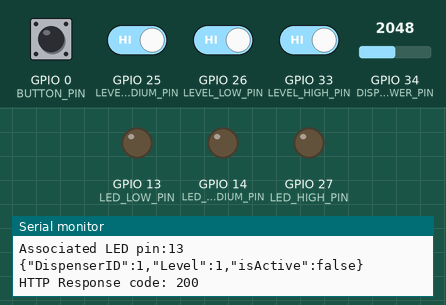
Recording of a sketch running on a simulated ESP32. Parts: output pins drawn as LEDs (lit = HIGH), the last lines printed to the serial monitor. Dashed ring = blinking. The inputs (shaded band) are chosen by the test bench; at power-on: GPIO 0 (BUTTON_PIN), GPIO 25 (LEVEL_MEDIUM_PIN), GPIO 26 (LEVEL_LOW_PIN), GPIO 33 (LEVEL_HIGH_PIN) HIGH, GPIO 34 (DISPENSER_POWER_PIN) = 2048. WiFi joins after 1.5 s; servers stay silent unless stated; uploads are accepted with an empty reply.

Above: at 2.7 s.
2.8 s: GPIO 25 (LEVEL_MEDIUM_PIN) driven LOW
At 4.3 s:
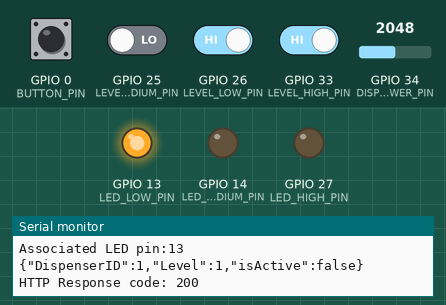
6.2 s: GPIO 26 (LEVEL_LOW_PIN) driven LOW
At 13.4 s:
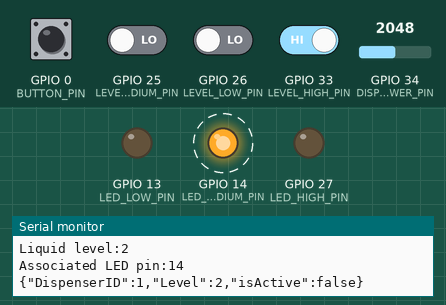
14.2 s: GPIO 33 (LEVEL_HIGH_PIN) driven LOW
At 17.2 s:
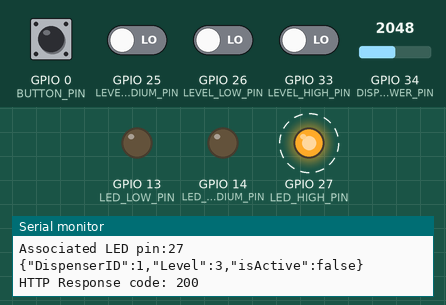
22.2 s: GPIO 34 (DISPENSER_POWER_PIN) set to 2866
25.7 s: GPIO 25 (LEVEL_MEDIUM_PIN) driven HIGH
At 29.3 s:
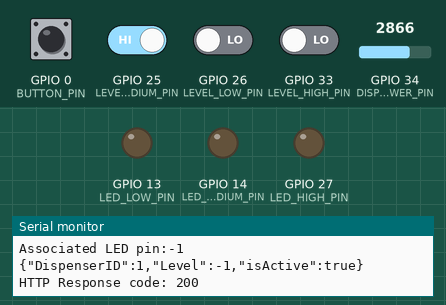
29.7 s: GPIO 33 (LEVEL_HIGH_PIN) driven HIGH
At 33.1 s:
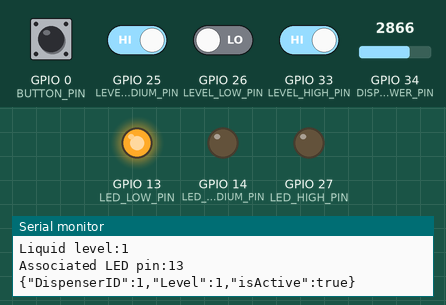
Timing chart, 0 to 34.6 s (numbered marks = the images above; inputs shaded):
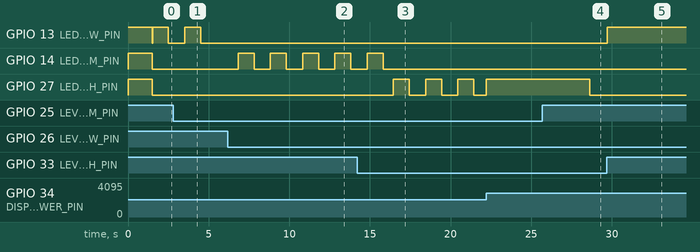

The sketch:

esp32.ino
```cpp
// If using HTTP (e.g. via the local backend server), comment out the HTTPS_MODE definition below
#define HTTPS_MODE

#include <Arduino_JSON.h>

#include <WiFi.h>
#include <WiFiClientSecure.h>
#include <HTTPClient.h>

#define PinStatus int

const int DISPENSER_ID = 1;

const char* ssid = "alco-OL";
const char* password = "stayhydrated145";

#ifdef HTTPS_MODE
String serverName = "https://alco-ol-backend.netlify.app/.netlify/functions/api";
#else
// IMPORTANT NOTE: Change the IP address to the IP of the computer running the server (NOT the gateway/hostpost connection)
String serverName = "http://192.168.10.20:5000";
#endif
const char* rootCACertificate = \
"-----BEGIN CERTIFICATE-----\n" \
"MIIDrzCCApegAwIBAgIQCDvgVpBCRrGhdWrJWZHHSjANBgkqhkiG9w0BAQUFADBh\n" \
"MQswCQYDVQQGEwJVUzEVMBMGA1UEChMMRGlnaUNlcnQgSW5jMRkwFwYDVQQLExB3\n" \
"d3cuZGlnaWNlcnQuY29tMSAwHgYDVQQDExdEaWdpQ2VydCBHbG9iYWwgUm9vdCBD\n" \
"QTAeFw0wNjExMTAwMDAwMDBaFw0zMTExMTAwMDAwMDBaMGExCzAJBgNVBAYTAlVT\n" \
"MRUwEwYDVQQKEwxEaWdpQ2VydCBJbmMxGTAXBgNVBAsTEHd3dy5kaWdpY2VydC5j\n" \
"b20xIDAeBgNVBAMTF0RpZ2lDZXJ0IEdsb2JhbCBSb290IENBMIIBIjANBgkqhkiG\n" \
"9w0BAQEFAAOCAQ8AMIIBCgKCAQEA4jvhEXLeqKTTo1eqUKKPC3eQyaKl7hLOllsB\n" \
"CSDMAZOnTjC3U/dDxGkAV53ijSLdhwZAAIEJzs4bg7/fzTtxRuLWZscFs3YnFo97\n" \
"nh6Vfe63SKMI2tavegw5BmV/Sl0fvBf4q77uKNd0f3p4mVmFaG5cIzJLv07A6Fpt\n" \
"43C/dxC//AH2hdmoRBBYMql1GNXRor5H4idq9Joz+EkIYIvUX7Q6hL+hqkpMfT7P\n" \
"T19sdl6gSzeRntwi5m3OFBqOasv+zbMUZBfHWymeMr/y7vrTC0LUq7dBMtoM1O/4\n" \
"gdW7jVg/tRvoSSiicNoxBN33shbyTApOB6jtSj1etX+jkMOvJwIDAQABo2MwYTAO\n" \
"BgNVHQ8BAf8EBAMCAYYwDwYDVR0TAQH/BAUwAwEB/zAdBgNVHQ4EFgQUA95QNVbR\n" \
"TLtm8KPiGxvDl7I90VUwHwYDVR0jBBgwFoAUA95QNVbRTLtm8KPiGxvDl7I90VUw\n" \
"DQYJKoZIhvcNAQEFBQADggEBAMucN6pIExIK+t1EnE9SsPTfrgT1eXkIoyQY/Esr\n" \
"hMAtudXH/vTBH1jLuG2cenTnmCmrEbXjcKChzUyImZOMkXDiqw8cvpOp/2PV5Adg\n" \
"06O/nVsJ8dWO41P0jmP6P6fbtGbfYmbW0W5BjfIttep3Sp+dWOIrWcBAI+0tKIJF\n" \
"PnlUkiaY4IBIqDfv8NZ5YBberOgOzW6sRBc4L0na4UU+Krk2U886UAb3LujEV0ls\n" \
"YSEY1QSteDwsOoBrp+uvFRTp2InBuThs4pFsiv9kuXclVzDAGySj4dzp30d8tbQk\n" \
"CAUw7C29C79Fv1C5qfPrmAESrciIxpg0X40KPMbp1ZWVbd4=\n" \
"-----END CERTIFICATE-----\n";

// Indicates if sending POST failed (for any reason)
bool hasPostError = false;
// Only retry sending of POST after 200ms
const unsigned long postRetryDelay = 1000;

unsigned long lastPostTime = 0;
// Set timer to 3 seconds (3000ms) for debugging
// TODO: Set to actual interval for deployment (e.g. 10 minutes)
unsigned long postInterval = 3*1000;

// NOTE: Pin 0 is connected to "Boot" button in ESP32
const int BUTTON_PIN = 0;
PinStatus lastButtonState = 0;
unsigned long lastButtonCheckTime = 0;
// Only check button state every 200ms
unsigned long buttonCheckInterval = 100;
// isLevelReadRequested is set to true when we want to re-check dispenser level ahead of scheduled POST
// initialized to true so that liquid level is taken and POST is sent at system boot
bool isLevelReadRequested = true;

const int LEVEL_LOW = 1;
const int LEVEL_MEDIUM = 2;
const int LEVEL_HIGH = 3;

const int LEVEL_LOW_PIN = 26;
const int LEVEL_MEDIUM_PIN = 25;
const int LEVEL_HIGH_PIN = 33;

const int LED_LOW_PIN = 13;
const int LED_MEDIUM_PIN = 14;
const int LED_HIGH_PIN = 27;
unsigned long levelLedPin = -1;   // pin of LED which should be enabled

// The amount of time an LED stays on (3 seconds per cycle)
const unsigned long ledOnDuration = 3*1000;
// Amount of time before LED turns on again (3 seconds)
const unsigned long ledOnInterval = 3*1000;
const unsigned long ledCycleTime = ledOnDuration + ledOnInterval;
unsigned long lastLedOnTime = 0;

const unsigned long errorLedOnDuration = 1*1000;
const unsigned long errorLedOnInterval = 2*1000;
const unsigned long errorLedCycleTime = errorLedCycleTime + errorLedOnInterval;

// When we get a -1 reading, retry for a few times before sending data
const int LEVEL_ERROR_RETRY = 5;
// TODO: Set to actual interval for deployment (e.g. 100ms)
unsigned long levelRetryInterval = 1*1000;
unsigned long lastLevelReadTime = 0;
int numLevelErrors = 0;

const int DISPENSER_POWER_PIN = 34;
const float DISPENSER_INACTIVE_VOLTAGE = 2.0;

// The ESP32 GPIO pins have a max voltage input of 3.3V
// The ESP32 has 12-bits resolution for analog values; 2^12 = 4096
const float ESP32_GPIO_VOLTAGE = 3.3;
const int ESP32_ANALOG_MAX = 4096;
bool isDispenserActive;

// For resetting arduino when wifi is disconnected
void(* resetFunc) (void) = 0;

const int getCurrentLiquidLevel() {
  // Get readings for each level output pin
  // NOTE: For some unknown reason, the readings are inverted, so we invert the outputs
  //       e.g. if none of the probes are in contact, all have a reading of 1 instead of 0
  const PinStatus LOW_VAL = !digitalRead(LEVEL_LOW_PIN);
  const PinStatus MEDIUM_VAL = !digitalRead(LEVEL_MEDIUM_PIN);
  const PinStatus HIGH_VAL = !digitalRead(LEVEL_HIGH_PIN);
  lastLevelReadTime = millis();

  // DEBUG: print probe readings
  Serial.println("");
  Serial.print("LOW PROBE:");
  Serial.println(LOW_VAL);
  Serial.print("MEDIUM PROBE:");
  Serial.println(MEDIUM_VAL);
  Serial.print("HIGH PROBE:");
  Serial.println(HIGH_VAL);

  if ((LOW_VAL == LOW && (HIGH_VAL || MEDIUM_VAL))  // MEDIUM or HIGH probes in contact with water, but not LOW probe
      || (MEDIUM_VAL == LOW && HIGH_VAL)            // HIGH probe in contact with water, but not MEDIUM probe
     ) {

    // either probe(s) are broken, liquid level sensor is broken, or dispenser is tilted
    // return -1 to inform caller of error
    Serial.println("Erroneous probe data. Please check liquid sensor/probes/dispenser.");
    return -1;
  }

  if (HIGH_VAL)        return LEVEL_HIGH;
  else if (MEDIUM_VAL) return LEVEL_MEDIUM;
  else                 return LEVEL_LOW;
}

const int getLedPinForLevel(const int level) {
  int pin;
  switch (level) {
    case LEVEL_HIGH:
      pin = LED_HIGH_PIN; break;
    case LEVEL_MEDIUM:
      pin = LED_MEDIUM_PIN; break;
    case LEVEL_LOW:
      pin = LED_LOW_PIN; break;
    default:    // should normally not happend
      pin = -1; // set to -1 to indicate error
      break;
  }

  Serial.print("Liquid level:");
  Serial.println(level);
  Serial.print("Associated LED pin:");
  Serial.println(pin);

  return pin;
}

const int getIsDispenserActive() {
  // Translate analog reading from 0-4095 to 0V-3.3V
  const float battery_voltage = (analogRead(DISPENSER_POWER_PIN) * ESP32_GPIO_VOLTAGE) / ESP32_ANALOG_MAX;

  // DEBUG: show current battery voltage
  // Serial.print("Dispenser Battery voltage:");
  // Serial.println(battery_voltage);

  if (battery_voltage > DISPENSER_INACTIVE_VOLTAGE)
    return true;
  else
    return false;
}

void setup() {
  pinMode(BUTTON_PIN, INPUT);
  pinMode(LEVEL_LOW_PIN, INPUT);
  pinMode(LEVEL_MEDIUM_PIN, INPUT);
  pinMode(LEVEL_HIGH_PIN, INPUT);

  pinMode(LED_LOW_PIN, OUTPUT);
  pinMode(LED_MEDIUM_PIN, OUTPUT);
  pinMode(LED_HIGH_PIN, OUTPUT);

  Serial.begin(115200);

  const int LED_PINS[] = {LED_LOW_PIN, LED_MEDIUM_PIN, LED_HIGH_PIN};
  // Turn ALL lights on, indicating the we are not connected to WiFi yet
  for (const int LED_PIN : LED_PINS) {
    digitalWrite(LED_PIN, HIGH);
  }

  WiFi.begin(ssid, password);
  Serial.print("Connecting to ");
  Serial.print(ssid);
  while(WiFi.status() != WL_CONNECTED) {
    delay(500);
    Serial.print(".");
  }
  Serial.println("");
  Serial.print("Connected to WiFi network with IP Address: ");
  Serial.println(WiFi.localIP());
  Serial.print("Gateway IP: ");
  Serial.println(WiFi.gatewayIP());

  // Turn ALL lights off, we are already connected to WiFi
  for (const int LED_PIN : LED_PINS) {
    digitalWrite(LED_PIN, LOW);
  }

  isDispenserActive = getIsDispenserActive();
}

// This section will run forever after the setup() function. Each loop cycle will have
// a liquid level reading
// an LED lighting
// and a POST attempt
void loop() {
  const unsigned long now = millis();

  const int isDispenserActive_new = getIsDispenserActive();
  if (isDispenserActive_new != isDispenserActive) {
    // Status of dispenser battery changed. Send POST immediately to inform server of change
    isLevelReadRequested = true;
    isDispenserActive = isDispenserActive_new;
  }

  // Recall that we use a LED cycle for power saving purposes, and the following expressions
  // help facilitate that by checking if an LED light needs to be updated.
  // NOTE: LED pin can be -1 if liquid level can not be properly determined
  if (levelLedPin != -1) {
    const PinStatus currLedState = digitalRead(levelLedPin);  // check if currentLed is ON or OFF


    unsigned long cycleTime, onDuration;
    if (isDispenserActive) {
      // DRAGON'S DEN: For demonstration purposes, we don't blink the LED
      // set cycleTime to 0 since LED should stay on (no cycle, just perpetually ON)
      cycleTime = 0;
      onDuration = ledOnDuration;
    } else {
      cycleTime = errorLedCycleTime;
      onDuration = errorLedOnDuration;
    }

    // if the LED has already blinked (turned ON and OFF for the specified amount of time) within the current LED cycle,
    // we start the next the next LED cycle by turning it ON
    if (currLedState == LOW && (now - lastLedOnTime) >= cycleTime) {
      // Start next LED cycle, turn on LED
      digitalWrite(levelLedPin, HIGH);
      lastLedOnTime = now;
      // else if LED is currently ON, then it means that it's in the middle of the LED cycle (just turned ON) and now
      // we check if the LED was already turned ON for the specified amount of time (3 sec in this case), then we turn it OFF
      // Note that this constitutes the next half of the LED cycle.
    } else if (currLedState == HIGH && (now - lastLedOnTime) >= onDuration) {
      // LED already active for alloted time, turn off until next LED cycle
      digitalWrite(levelLedPin, LOW);
    }
  }

  // TODO: Fetch explanation from Javi
  if ((now - lastButtonCheckTime) >= buttonCheckInterval) {
    PinStatus currButtonState = digitalRead(BUTTON_PIN);
    if (lastButtonState == LOW &&  currButtonState == HIGH) {   // Rising edge
      Serial.println("Button pressed, manually requesting for liquid level reading.");
      isLevelReadRequested = true;
    }

    lastButtonCheckTime = now;
    lastButtonState = currButtonState;
  }

  // Recall that levelLedPin is set to -1 initially and when the current liquid level
  // is -1, both indicates error. We only set it if the interval between the previous retry and now has passed.
  if (levelLedPin == -1 && (now - lastLevelReadTime) >= levelRetryInterval) {
    // Retry reading liquid level since last read had error|
    isLevelReadRequested = true;
  }

  // Here, we get the time since a last POST has been successfully sent
  // (successful indicating that all guard conditions on WiFi connection, liquid level errors have been passed and we received an HTTP OK (200) from server)
  const unsigned long millisSinceLastPost = (now - lastPostTime);
  // If there were errors, request recheck of level (+ sending of POST) immediately
  // Triggered upon not being able to receive an HTTP OK from the server (connection lost, received a != 200 HTTP Code)
  if (millisSinceLastPost >= postRetryDelay && hasPostError) {
    isLevelReadRequested = true;
    hasPostError = false;
  }

// postInterval is the time between each scheduled status update of the dispenser
// millisSinceLastPost is when the last successful post was sent, se we only try to send when
// we the postInterval has elapsed relative to millisSinceLastPost
  if (millisSinceLastPost >= postInterval     // "Normal" scheduled sending of data
      || isLevelReadRequested                 // Force recheck of liquid level, e.g. on boot, when error occured, or when BOOT pin is pressed
     ) {

    // Print battery status every time we try to send a POST
    Serial.print("Dispenser Power:");
    Serial.println(isDispenserActive_new ? "ACTIVE" : "INACTIVE");

    // Check WiFi connection status
    if (WiFi.status() != WL_CONNECTED) {
      Serial.println("WiFi Disconnected.");
      resetFunc();
      hasPostError = true;
    } else {
#ifdef HTTPS_MODE
      // With a WiFi connection, we can now establish a secure HTTP connection with the backend server.
      // The secure connection is contained by a WiFiClientSecure instance
      WiFiClientSecure *client = new WiFiClientSecure;
      if (!client) {
        Serial.println("Cannot establish secure connection.");
        hasPostError = true;
      } else {
        // We set the certificate of the POST request to that of the same public certificate used by the backend server
        // so that the server can verify that the POST request is coming from a legitemate source (i.e. the dispenser)
        client->setCACert(rootCACertificate);
        // client.setInsecure(); // TODO: set insecure to unencrypt packets for easier Wireshark sniffing
#endif
        HTTPClient http;
        String serverPath = serverName + "/data"; // The endpoint for updating dispenser data is serverName appended with /data.

#ifdef HTTPS_MODE
        http.begin(*client, serverPath.c_str());
#else
        http.begin(serverPath.c_str());
#endif
        http.addHeader("Content-Type", "application/json");   // POST payload is JSON

        // update current liquid level
        const int currLiquidLevel = getCurrentLiquidLevel();
         // we just read liquid level data, so reset isLevelReadRequested
        isLevelReadRequested = false;

        const int newLedPin = getLedPinForLevel(currLiquidLevel);
        if (newLedPin != levelLedPin) {
          // level changed, switch pin and immediately start new LED cycle
          if (levelLedPin != -1) digitalWrite(levelLedPin, LOW);   // turn old LED off
          if (newLedPin != -1)   digitalWrite(newLedPin, HIGH);    // turn new LED on

          lastLedOnTime = now;
          levelLedPin = newLedPin;
        }

        // If we get a faulty liquid level reading, increment numLevelErrors
        if (currLiquidLevel == -1) {
          ++numLevelErrors;
        } else {
          numLevelErrors = 0;
        }

        if (numLevelErrors == 0                      // no liquid level error so far, reading is OK
           || numLevelErrors > LEVEL_ERROR_RETRY     // still has error in liquid level reading, exhausted number of retries
           ) {
          // NOTE: at this point, currLiquidLevel can be -1, but we still always send POST
          //       so that a) error will be visible in logs without needing to wait for timeout,
          //       and b) this error will be distinguishable to "battery/power ran out" case
          JSONVar dispenserStatus;
          dispenserStatus["DispenserID"] = DISPENSER_ID;
          dispenserStatus["Level"] =  currLiquidLevel;
          dispenserStatus["isActive"] = isDispenserActive;

          String httpRequestData = JSON.stringify(dispenserStatus);
          Serial.println(httpRequestData);

          int httpResponseCode = http.POST(httpRequestData);

          if (httpResponseCode == 200) {
            Serial.print("HTTP Response code: ");
            Serial.println(httpResponseCode);
            String payload = http.getString();
            Serial.println(payload);
          } else {
            Serial.print("Error code: ");
            Serial.println(httpResponseCode);
            hasPostError = true;
          }

          http.end();   // Free resources

          lastPostTime = millis();
          // we just sent our level readings, reset numLevelErrors
          numLevelErrors = 0;
        } else {
          Serial.print("Error in Liquid level readings. Next run is Retry #");
          Serial.println(numLevelErrors);
        }
#ifdef HTTPS_MODE
      }
#endif
    }

    Serial.println("");
  }
}
```

Measured:
- after the input at 2.8 s, GPIO 13 (LED_LOW_PIN): goes on until 4.5 s, then stays LOW
- after the input at 6.2 s, GPIO 14 (LED_MEDIUM_PIN): alternates HIGH for 1.0 s and LOW for 1.0 s, starting after 0.63 s
- after the input at 14.2 s, GPIO 14 (LED_MEDIUM_PIN): goes on until 15.8 s, then stays LOW; GPIO 27 (LED_HIGH_PIN): alternates HIGH for 1.0 s and LOW for 1.0 s, starting after 2.3 s
- after the input at 25.7 s, GPIO 27 (LED_HIGH_PIN): HIGH → LOW after 2.9 s
- after the input at 29.7 s, GPIO 13 (LED_LOW_PIN): LOW → HIGH at once
